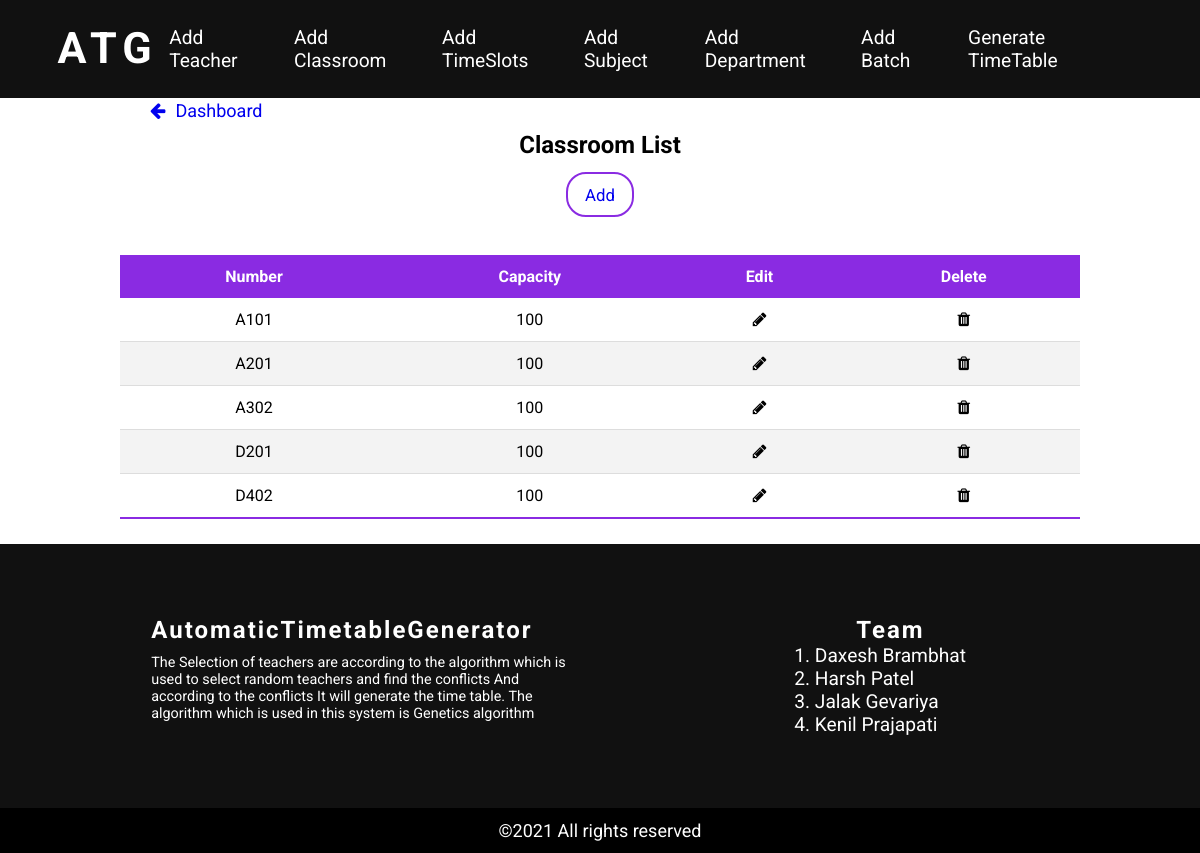
Screenshot of /view-classroom with the database file from the repository.
### atmsecondary/models.py (models this page shows, shortened)
class Room(models.Model):
    r_number = models.CharField(max_length=6)
    seating_capacity = models.IntegerField(default=0)

### atmsecondary/views.py (the view)
# urls.py: path('view-classroom', views.view_classroom, name='view_classroom'),
def view_classroom(request):
    user = None
    if request.user.is_authenticated:
        user = request.user
    data = Room.objects.all()
    context = {"data": data}
    return render(request, 'view-classroom.html', context)

### templates/view-classroom.html (shortened to what this page needs)
{% extends 'constant/main.html' %}
{% block content %}
{% include 'constant/header2.html' %}
<div class="view">
    <div class="back-btn">
        <a href="{% url 'dashboard' %}" class="button2"><i class="fa fa-arrow-left" aria-hidden="true"></i>Dashboard</a>
    </div>
    <h1 style="text-align: center;">Classroom List</h1>
<center>
    <a href="{% url 'add_classroom' %}" class="button" style="display: inline-block;text-align: center;">Add</a>
</center>
    <table class="teacher-table">
        <thead>
            <tr>
                <th>Number</th>
                <th>Capacity</th>
                <th>Edit</th>
                <th>Delete</th>
            </tr>
        </thead>
        <tbody>
        {% for i in data %}
            <tr>
                <td>{{i.r_number}}</td>
                <td>{{i.seating_capacity}}</td>
                <td><a href="{% url 'update_classroom' i.id %}"><i class="fa fa-pencil" aria-hidden="true"></i></a></td>
                <td><a href="{% url 'delete_classroom' i.id %}"><i class="fa fa-trash" aria-hidden="true"></i></a></td>
            </tr>
        {% endfor %}
        </tbody>
    </table>
</div>
    {% include 'constant/footer2.html' %}
{%endblock %}

### static/css/style.css (style rules this page uses)
* { margin: 0; padding: 0; box-sizing: border-box; font-family: 'Roboto',sans-serif; }
html { font-size: 12px; }
body { font-size: 12px; position: relative; width: 100%; }
.button { display: block; text-decoration: none; padding: .6em 1em; background: transparent; border: 2px solid blueviolet; border-radius: 20px; font-size: 1.4rem; margin: .8em 0; cursor: pointer; transition: all .2s ease; }
i { font-size: 1.2rem; margin: 0 .2em; }
table { border-collapse: collapse; margin: 25px auto; font-size: 16px; width: 80%; }
table th { background-color: #8A2BE2; color: #fff; text-align: center; font-weight: bold; }
table th, table td { padding: 12px 15px; }
table tbody tr { border-bottom: 1px solid #dddddd; }
table tbody tr:nth-child(even) { background-color: #f3f3f3; }
table tbody tr:last-of-type { border-bottom:2px solid #8A2BE2; }
table td { text-align: center; }
.teacher-table { border-collapse: collapse; margin: 25px auto; font-size: 16px; width: 80%; }
.teacher-table thead tr { background-color: #8A2BE2; color: #fff; text-align: left; font-weight: bold; }
.teacher-table th, .teacher-table td { padding: 12px 15px; }
.teacher-table tbody tr { border-bottom: 1px solid #dddddd; }
.teacher-table tbody tr:nth-child(even) { background-color: #f3f3f3; }
.teacher-table tbody tr:last-of-type { border-bottom:2px solid #8A2BE2; }
.teacher-table a { color: black; }
.view { margin-top: 100px; }
.back-btn { margin: 10px 140px; }
.back-btn .button2 { text-decoration: none; font-size: 18px; }
.back-btn i { margin: 0 10px; }

### rows the page displays
Room: r_number "A101", seating_capacity "100"
Room: r_number "A201", seating_capacity "100"
Room: r_number "A302", seating_capacity "100"
Room: r_number "D201", seating_capacity "100"
Room: r_number "D402", seating_capacity "100"
